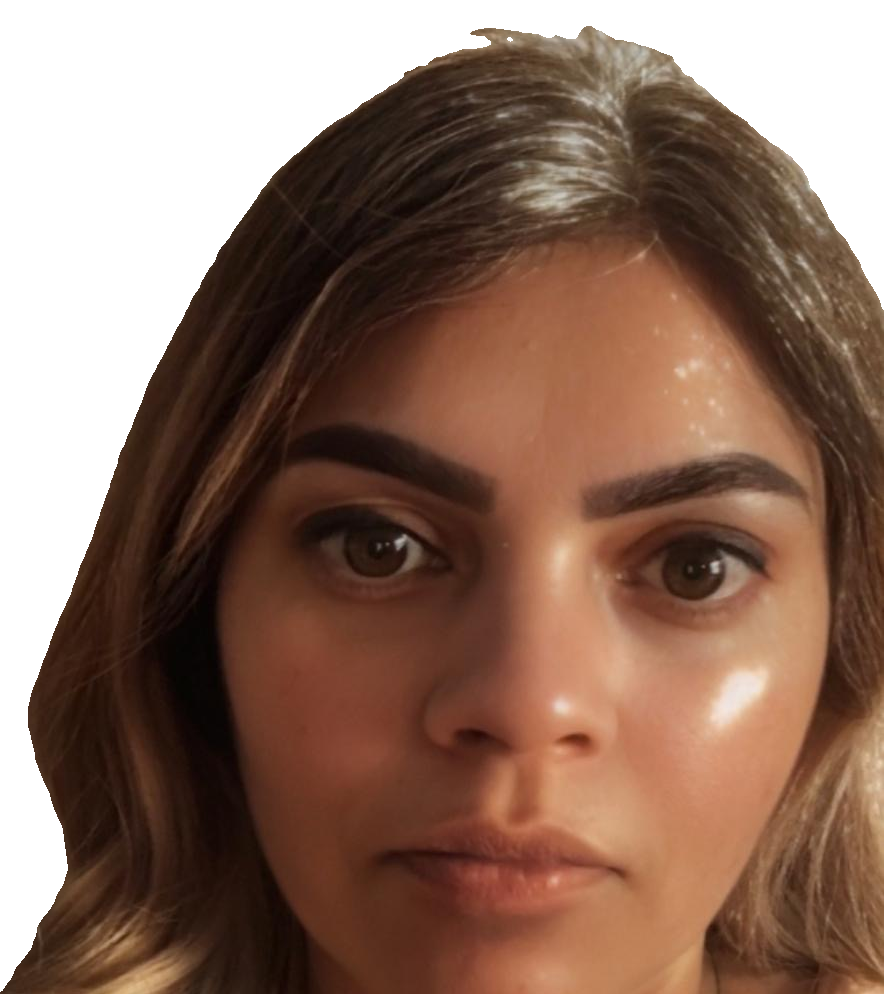
#> input picture Chatters_Videos/afia_rose_birthday/cutouts/afia3.png, 884 x 994 px, given in place of logo_dark.png, which was not available
$ python build.py cutouts/afia3.png
#> lines starting #> are read from the running program, lines starting #| are printed output that depends on the picture; pictures that were not available may be replaced by others from this repository, and a replacement may not be noted
### Chatters_Videos/lucky_birthday/build2.py
"""Festive Lucky birthday post: bunting, balloons, cake with flickering candles, round photo slot.
usage: python build2.py [--photo a.jpg:fx:fy ...] [--reel]   (fx, fy = face centre as 0-1 fractions;
no photo -> the cake fills the circle; several photos -> stills use the first, the reel cycles through them)"""
import argparse, math, random, subprocess, sys
from PIL import Image, ImageDraw, ImageFont, ImageFilter, ImageOps

D = sys.path[0] + "/"
TEAL, DTEAL, AQUA, INK, GREY, WHITE = (0, 131, 141), (0, 98, 106), (169, 219, 219), (19, 18, 19), (106, 108, 106), (255, 255, 255)
FLAME, FLAME_IN = (255, 166, 48), (255, 230, 140)  # candle flames only
F = lambda n, s: ImageFont.truetype(D + "fonts/" + n, s)
logo = Image.open(D + "logo_dark.png")
#> logo is the input picture: PIL image 884x994 RGBA; mean R, G, B, A 84.3, 54.6, 39.7, 198.9
SS = 3  # supersampling for sprites

def sprite(w, h, draw_fn):
    im = Image.new("RGBA", (w * SS, h * SS), (0, 0, 0, 0)); draw_fn(ImageDraw.Draw(im), SS)
    return im.resize((w, h), Image.LANCZOS)

def balloon_sprite(r, col):
    w, h = int(r * 1.8), int(r * 4.2)
    def fn(d, s):
        cx, cy, rx, ry = w * s / 2, r * 1.15 * s, r * 0.85 * s, r * 1.05 * s
        d.ellipse((cx - rx, cy - ry, cx + rx, cy + ry), fill=col)
        d.ellipse((cx - rx * 0.55, cy - ry * 0.7, cx - rx * 0.15, cy - ry * 0.15), fill=(255, 255, 255, 90))
        k = cy + ry
        d.polygon([(cx, k - 4 * s), (cx - 9 * s, k + 12 * s), (cx + 9 * s, k + 12 * s)], fill=col)
        pts = [(cx + 10 * s * math.sin(i / 6), k + 12 * s + i * 5 * s) for i in range(int(r * 0.4))]
        d.line(pts, fill=(120, 130, 130, 200), width=2 * s)
    return sprite(w, h, fn)

def cake_sprite(w):
    h = int(w * 0.95)
    def fn(d, s):
        W, Hh = w * s, h * s
        d.ellipse((W * 0.04, Hh * 0.86, W * 0.96, Hh * 0.99), fill=(225, 238, 238))            # plate
        def tier(x0, x1, y0, y1, body, drip):
            d.rounded_rectangle((x0, y0, x1, y1), radius=int(W * 0.03), fill=body)
            d.rectangle((x0, y0, x1, y0 + (y1 - y0) * 0.22), fill=drip)
            n = 9; step = (x1 - x0) / n
            for i in range(n):                                                                   # frosting drips
                dx = x0 + step * (i + 0.5); dl = (y1 - y0) * (0.28 + 0.18 * ((i * 7) % 3) / 2)
                d.rounded_rectangle((dx - step * 0.28, y0, dx + step * 0.28, y0 + dl), radius=int(step * 0.28), fill=drip)
            r = random.Random(int(x0))
            for _ in range(22):                                                                  # sprinkles
                sx, sy = r.uniform(x0 + 10 * s, x1 - 10 * s), r.uniform(y0 + (y1 - y0) * 0.55, y1 - 8 * s)
                d.rounded_rectangle((sx, sy, sx + 10 * s, sy + 4 * s), radius=2 * s, fill=r.choice([WHITE, AQUA, DTEAL]))
        tier(W * 0.12, W * 0.88, Hh * 0.56, Hh * 0.9, TEAL, WHITE)
        tier(W * 0.24, W * 0.76, Hh * 0.30, Hh * 0.58, AQUA, WHITE)
        for i, cx in enumerate((0.36, 0.5, 0.64)):                                              # candles
            x = W * cx; d.rounded_rectangle((x - 9 * s, Hh * 0.15, x + 9 * s, Hh * 0.31), radius=4 * s, fill=WHITE)
            for k in range(3):
                d.line((x - 9 * s, Hh * (0.18 + k * 0.045), x + 9 * s, Hh * (0.16 + k * 0.045)), fill=TEAL, width=4 * s)
    return sprite(w, h, fn), h

def flame_sprite(w):
    def fn(d, s):
        W = w * s; d.ellipse((W * 0.2, W * 0.15, W * 0.8, W * 1.35), fill=FLAME)
        d.polygon([(W * 0.5, 0), (W * 0.25, W * 0.6), (W * 0.75, W * 0.6)], fill=FLAME)
        d.ellipse((W * 0.36, W * 0.6, W * 0.64, W * 1.2), fill=FLAME_IN)
    return sprite(w, int(w * 1.4), fn).filter(ImageFilter.GaussianBlur(0.6))

def bunting(img, y, sag, t=0):
    d = ImageDraw.Draw(img, "RGBA"); w = img.width
    pts = [(x, y + sag * (1 - ((x - w / 2) / (w / 2)) ** 2)) for x in range(-20, w + 21, 10)]
    d.line(pts, fill=(90, 110, 110, 255), width=3)
    cols = [TEAL, AQUA, WHITE, DTEAL]
    for i, x in enumerate(range(10, w, 90)):
        yy = y + sag * (1 - ((x - w / 2) / (w / 2)) ** 2); sw = 3 * math.sin(t * 2 + i)
        d.polygon([(x - 34, yy), (x + 34, yy), (x + sw, yy + 78)], fill=cols[i % 4] + (255,), outline=(90, 110, 110, 255))

def confetti(w, h, n=80, seed=7):
    r = random.Random(seed)
    return [dict(x=r.uniform(0, w), y=r.uniform(0, h), s=r.uniform(8, 18), a=r.uniform(0, 6.3),
                 c=r.choice([TEAL, AQUA, DTEAL, FLAME_IN]), v=r.uniform(35, 80), round=r.random() < 0.4) for _ in range(n)]

def background(w, h):
    g = Image.linear_gradient("L").resize((w, h))
    top, bot = Image.new("RGB", (w, h), AQUA), Image.new("RGB", (w, h), WHITE)
    return Image.composite(bot, top, g.point(lambda v: min(255, int(v * 1.25)))).convert("RGBA")

def text_c(img, s, font, y, fill, a=1.0, shadow=False):
    if a <= 0: return
    lay = Image.new("RGBA", img.size); d = ImageDraw.Draw(lay)
    x = (img.width - d.textlength(s, font=font)) / 2
    if shadow:
        sh = Image.new("RGBA", img.size); ImageDraw.Draw(sh).text((x + 2, y + 4), s, font=font, fill=(255, 255, 255, int(220 * a)))
        img.alpha_composite(sh.filter(ImageFilter.GaussianBlur(5)))
    d.text((x, y), s, font=font, fill=fill + (int(255 * a),)); img.alpha_composite(lay)

# [7 lines left out: function photo_circle, not called in this run]

class Card:
    # [59 lines left out: functions __init__, render, not called in this run]

# [16 lines that do not run on import are left out]

### Chatters_Videos/afia_rose_birthday/build.py
"""Joint Afia + Rose birthday post: background-removed portraits on a studio backdrop inside two arch frames,
with the festive pieces from the Lucky post. Outputs feed 4:5, story 9:16 and a 16.5 s reel."""
import math, subprocess, sys
from PIL import Image, ImageDraw, ImageFilter
sys.path.insert(1, sys.path[0] + "/../lucky")
from build2 import (TEAL, DTEAL, AQUA, INK, GREY, WHITE, F, SS, sprite, balloon_sprite, cake_sprite, flame_sprite,
                    bunting, confetti, background, text_c, logo)

D = sys.path[0] + "/"
PEOPLE = [("Afia", ["afia1", "afia2"]), ("Rose", ["rose1", "rose3"])]  # (name, zoom) zooms a close selfie out

def studio(w, h):
    """Portrait-studio backdrop: soft light behind the head falling off to a deep teal-grey, fine canvas grain."""
    yy, xx = [Image.linear_gradient("L").resize((w, h)), Image.linear_gradient("L").rotate(90, expand=True).resize((w, h))]
    r = Image.radial_gradient("L").resize((int(w * 1.3), int(h * 1.25)))
    r = r.crop((int(w * 0.15), int(h * 0.2), int(w * 0.15) + w, int(h * 0.2) + h))  # light centred behind the head
    light, dark = Image.new("RGB", (w, h), (196, 212, 210)), Image.new("RGB", (w, h), (52, 78, 82))
    bg = Image.composite(dark, light, r.point(lambda v: min(255, int(v * 1.7))))
    noise = Image.effect_noise((w, h), 28).filter(ImageFilter.GaussianBlur(1.2)).convert("RGB")
    return Image.blend(bg, noise, 0.06).convert("RGBA")

def arch_mask(w, h):
    m = Image.new("L", (w * SS, h * SS)); d = ImageDraw.Draw(m)
    d.rounded_rectangle((0, 0, w * SS, h * SS), radius=w * SS // 2, fill=255)
    d.rectangle((0, h * SS // 2, w * SS, h * SS), fill=255)
    return m.resize((w, h), Image.LANCZOS)

def portrait(name, w, h, zoom=1.0):
    """Cutout scaled to fill the frame width, bottom-anchored; whatever runs past the top is clipped by the arch."""
    cut = Image.open(D + f"cut/{name}.png")
    s = max(w * 1.02 / cut.width, h * 0.82 / cut.height) * zoom
    if zoom < 1:  # zoomed-out selfie: oval soft-edge vignette hides where the photo itself cut the hair and body off
        a = cut.getchannel("A"); fade = Image.new("L", cut.size, 0)
        ImageDraw.Draw(fade).ellipse((cut.width * 0.08, -cut.height * 0.1, cut.width * 0.92, cut.height * 0.94), fill=255)
        fade = fade.filter(ImageFilter.GaussianBlur(cut.width * 0.06))
        cut.putalpha(Image.composite(a, Image.new("L", a.size, 0), fade))
    cut = cut.resize((int(cut.width * s), int(cut.height * s)), Image.LANCZOS)
    img = studio(w, h)
    shadow = Image.new("RGBA", (w, h)); a = cut.getchannel("A").filter(ImageFilter.GaussianBlur(14))
    sh = Image.new("RGBA", cut.size, (20, 35, 38, 0)); sh.putalpha(a.point(lambda v: int(v * 0.45)))
    x, y = (w - cut.width) // 2, (h - cut.height if zoom >= 1 else int(h * 0.12))  # zoomed: head at the same height as the others
    shadow.alpha_composite(sh, (x + 10, y + 6)); img.alpha_composite(shadow); img.alpha_composite(cut, (x, y))
    return img

class Card:
    def __init__(self, w, h):
        self.w, self.h = w, h; tall = h > 1500
        self.L = (dict(bunt=110, script=270, name=380, fw=460, fh=640, fy=640, label=1300, msg=1395, sign=1470, logo=1610) if tall else
                  dict(bunt=30, script=110, name=200, fw=400, fh=540, fy=410, label=965, msg=1040, sign=1105, logo=1215))
        L = self.L; self.gap = 50
        self.mask = arch_mask(L["fw"], L["fh"])
        self.frames = [[portrait(*((n, L["fw"], L["fh"]) if isinstance(n, str) else (n[0], L["fw"], L["fh"], n[1]))) for n in names] for _, names in PEOPLE]
        ring = L["fw"] + 24
        self.border = sprite(ring, L["fh"] + 24, lambda d, s: d.rounded_rectangle(
            (0, 0, ring * s, (L["fh"] + 24) * s), radius=ring * s // 2, fill=TEAL))
        self.bg = background(w, h)
        self.cake, self.cake_h = cake_sprite(250); self.cw = 250; self.flame = flame_sprite(18)
        self.balloons = [(balloon_sprite(r, c), x, y, ph) for r, c, x, y, ph in
                         ([(56, TEAL, 0.06, 0.20, 0.0), (56, AQUA, 0.94, 0.20, 0.7),
                           (46, AQUA, 0.09, 0.84, 1.3), (46, DTEAL, 0.91, 0.84, 2.6)] if tall else [(40, TEAL, 0.05, 0.16, 0.0), (40, AQUA, 0.95, 0.16, 0.7)])]
        self.conf = confetti(w, h, 70, seed=11)
        k = 1.0 if tall else 0.85
        self.f_script, self.f_name = F("GreatVibes.ttf", int(140 * k)), F("Playfair.ttf", int(150 * k))
        self.f_label, self.f_body, self.f_sign = F("Playfair.ttf", int(64 * k)), F("Montserrat.ttf", int(42 * k)), F("GreatVibes.ttf", int(84 * k))

    def render(self, t=None):
        L, w, h = self.L, self.w, self.h; tt = 0 if t is None else t
        fa = lambda t0: 1.0 if t is None else max(0, min(1, (t - t0) / 0.6))
        img = self.bg.copy(); d = ImageDraw.Draw(img, "RGBA")
        for p in self.conf:
            y = (p["y"] + p["v"] * tt) % (h + 40) - 20; x = p["x"] + 10 * math.sin(tt * 1.2 + p["a"])
            if L["script"] - 30 < y < L["logo"] + 130 and 120 < x < w - 120: continue
            s = p["s"]
            if p["round"]: d.ellipse((x - s / 2, y - s / 2, x + s / 2, y + s / 2), fill=p["c"] + (220,))
            else: d.rounded_rectangle((x - s / 2, y - s / 5, x + s / 2, y + s / 5), radius=2, fill=p["c"] + (220,))
        bunting(img, L["bunt"], 55, tt)
        for spr, fx, fy, ph in self.balloons:
            img.alpha_composite(spr, (int(fx * w - spr.width / 2), int(fy * h - spr.height / 2 + 12 * math.sin(tt * 1.1 + ph))))
        x0 = (w - 2 * L["fw"] - self.gap) // 2
        for i, ((label, _), pics) in enumerate(zip(PEOPLE, self.frames)):
            fx = x0 + i * (L["fw"] + self.gap)
            hold, xf = 3.6, 0.5; j = int((tt + i * 1.8) // hold) % len(pics); pic = pics[j]
            if t is not None and len(pics) > 1 and (tt + i * 1.8) % hold > hold - xf:
                pic = Image.blend(pic, pics[(j + 1) % len(pics)], ((tt + i * 1.8) % hold - (hold - xf)) / xf)
            img.alpha_composite(self.border, (fx - 12, L["fy"] - 12))
            framed = Image.new("RGBA", pic.size); framed.paste(pic, (0, 0), self.mask)
            img.alpha_composite(framed, (fx, L["fy"]))
            lay = Image.new("RGBA", img.size); ld = ImageDraw.Draw(lay)
            ld.text((fx + (L["fw"] - ld.textlength(label, font=self.f_label)) / 2, L["label"]), label, font=self.f_label,
                    fill=INK + (int(255 * fa(1.4 + i * 0.3)),)); img.alpha_composite(lay)
        cx, cy = w // 2, L["fy"] + L["fh"] - self.cake_h // 2 + 30                                # cake between the frames
        cx0, cy0 = cx - self.cw // 2, cy - self.cake_h // 2
        img.alpha_composite(self.cake, (cx0, cy0))
        for i, fx in enumerate((0.36, 0.5, 0.64)):
            sc = 1 + 0.12 * math.sin(tt * 11 + i * 2.1) + 0.06 * math.sin(tt * 23 + i)
            fl = self.flame.resize((self.flame.width, max(2, int(self.flame.height * sc))))
            img.alpha_composite(fl, (int(cx0 + self.cw * fx - fl.width / 2), int(cy0 + self.cake_h * 0.155 - fl.height)))
        text_c(img, "Happy birthday", self.f_script, L["script"], TEAL, fa(0.3), shadow=True)
        text_c(img, "Afia & Rose", self.f_name, L["name"], INK, fa(0.8), shadow=True)
        text_c(img, "Wishing you both a wonderful year ahead!", self.f_body, L["msg"], GREY, fa(2.2))
        text_c(img, "Love, your Chatters family", self.f_sign, L["sign"], TEAL, fa(3.0))
        lg = logo.copy(); lg.putalpha(lg.getchannel("A").point(lambda v: int(v * fa(3.6))))
        img.alpha_composite(lg, ((w - lg.width) // 2, L["logo"]))
        return img.convert("RGB")

if __name__ == "__main__":
    Card(1080, 1350).render().save(D + "CHATTERS_AFIA_ROSE_birthday_feed_4x5.jpg", quality=95)
#> in arch_mask, `m = Image.new('L', (w * SS, h * SS))`: m: PIL image 1200x1620 L; every value is 0
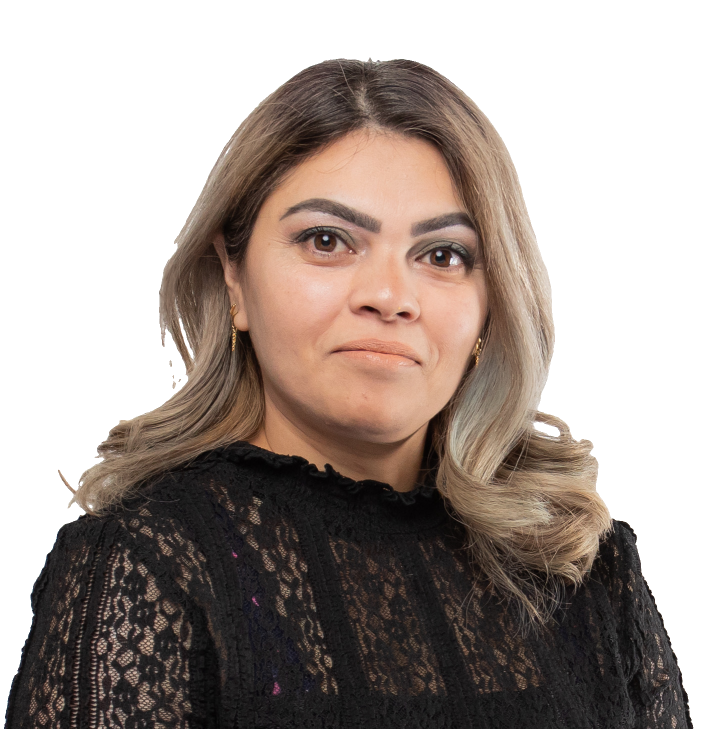
#> input picture Chatters_Videos/afia_rose_birthday/cutouts/afia1.png, 1430 x 1457 px, found by its file name (shown at 1/2 size)
#> in portrait, cut is the input picture: PIL image 1430x1457 RGBA; mean R, G, B, A 57.5, 46.4, 40.6, 146
#> in portrait, `shadow = Image.new('RGBA', (w, h))`: shadow: PIL image 400x540 RGBA; every value is 0
#> call 2 of portrait, with name = 'afia2', w = 400, h = 540, zoom = 1
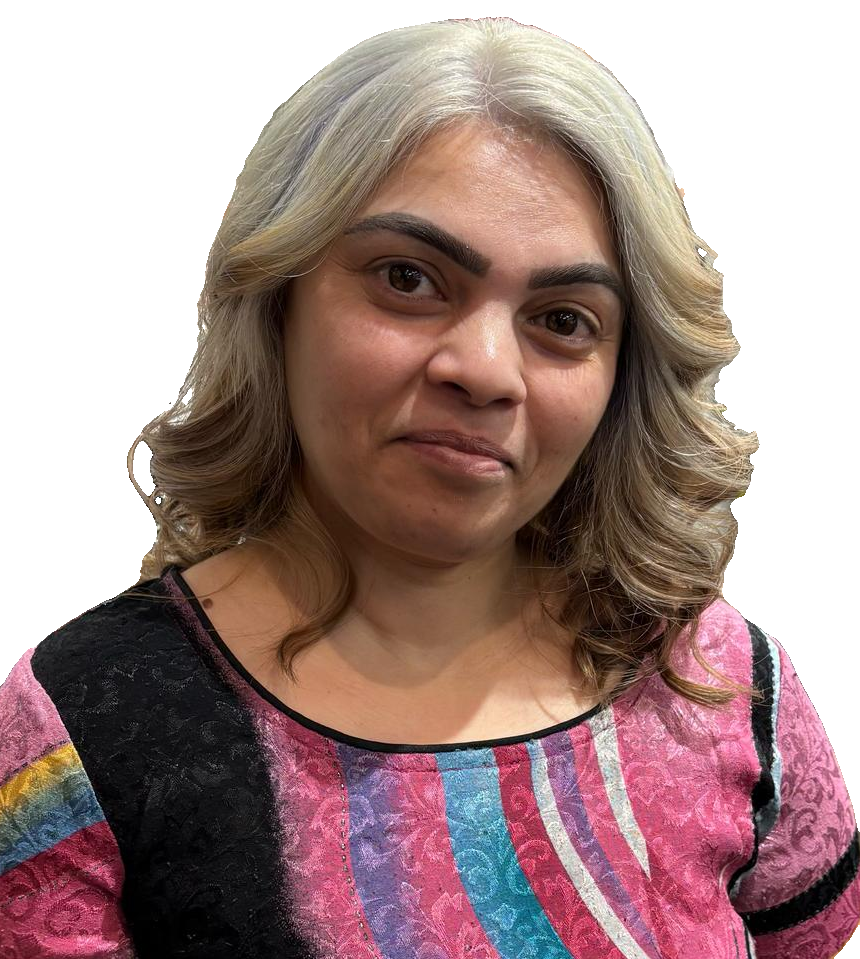
#> input picture Chatters_Videos/afia_rose_birthday/cutouts/afia2.png, 860 x 959 px, found by its file name
#> in portrait, cut is the input picture: PIL image 860x959 RGBA; mean R, G, B, A 88.6, 63.6, 61, 177.8
#> call 3 of portrait, with name = 'rose1', w = 400, h = 540, zoom = 1
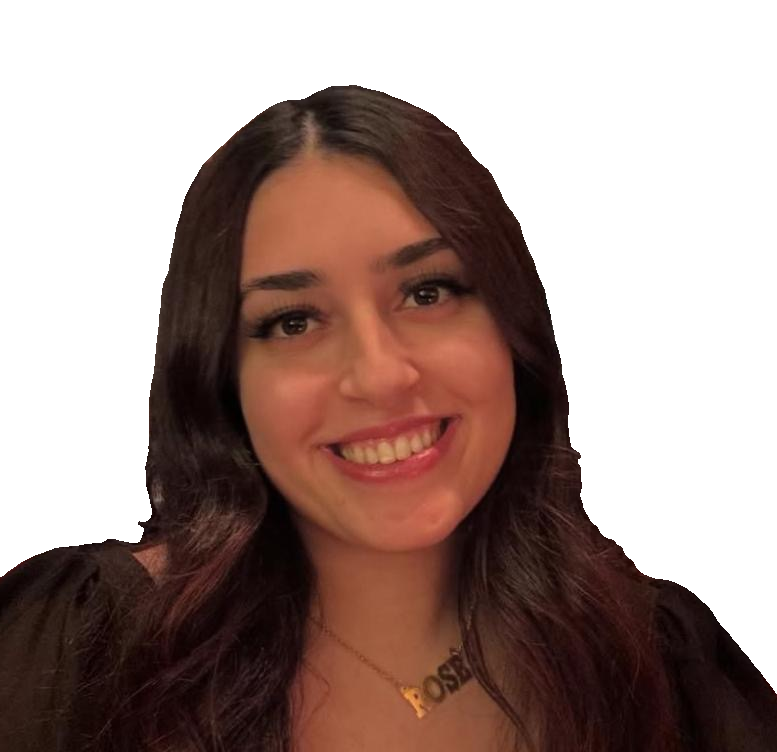
#> input picture Chatters_Videos/afia_rose_birthday/cutouts/rose1.png, 777 x 752 px, found by its file name
#> in portrait, cut is the input picture: PIL image 777x752 RGBA; mean R, G, B, A 44.9, 24.5, 19, 137
#> in portrait (call 3), `sh.putalpha(a.point(lambda v: int(v * 0.45)))`:
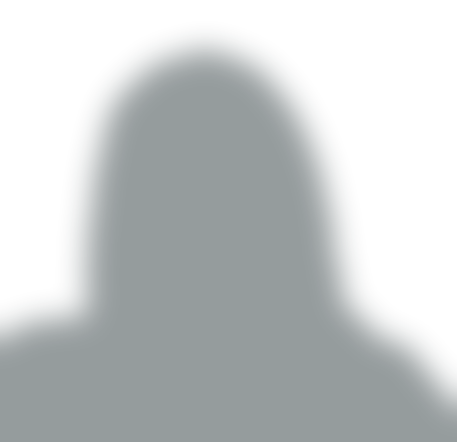
#> sh: PIL image 457x442 RGBA; mean R, G, B, A 20, 35, 38, 61.2; transparent parts drawn white
#> in portrait (call 3), `shadow.alpha_composite(sh, (x + 10, y + 6))`:
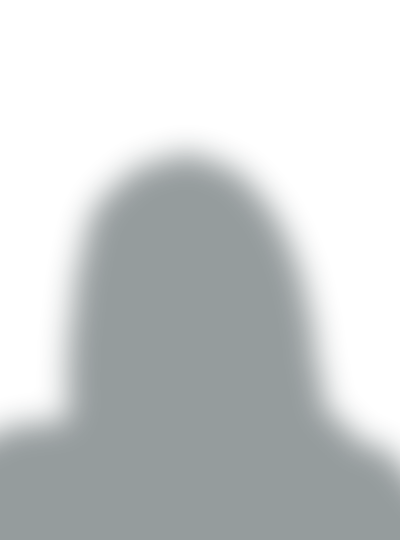
#> shadow: PIL image 400x540 RGBA; mean R, G, B, A 11.7, 20.5, 22.3, 53.6; transparent parts drawn white
#> in portrait (call 3), `img.alpha_composite(cut, (x, y))`:
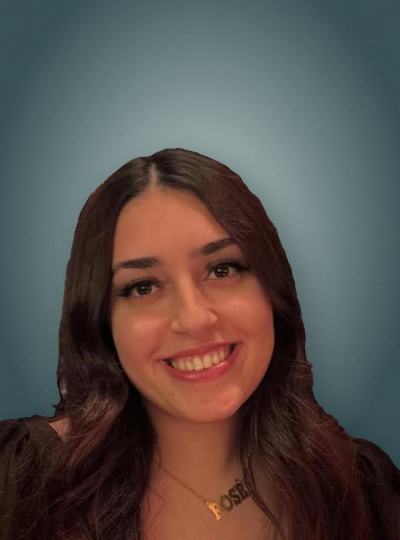
#> img: PIL image 400x540 RGBA; mean R, G, B, A 87.4, 80.1, 76.3, 255
#> in __init__, `self.frames = [[portrait(*((n, L["fw"], L["fh"]) if isinstance(n, str)..`: self.frames = 2 items
#> in sprite, `im = Image.new('RGBA', (w * SS, h * SS), (0, 0, 0, 0))`: im: PIL image 1272x1692 RGBA; every value is 0
#> in sprite, `return im.resize((w, h), Image.LANCZOS)`:
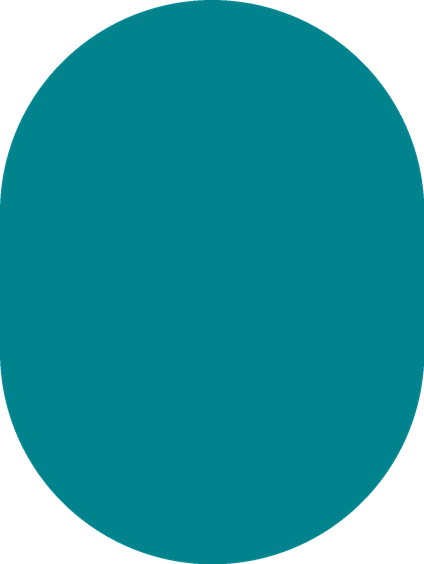
#> returned value: PIL image 424x564 RGBA; mean R, G, B, A 0, 111.1, 119.5, 214.1; transparent parts drawn white
#> in __init__, `self.cake, self.cake_h = cake_sprite(250)`: self.cake_h = 237
#> in __init__, `self.balloons = [(balloon_sprite(r, c), x, y, ph) for r, c, x, y, ph i..`: self.balloons = 2 items
#> the loop in render, `for spr, fx, fy, ph in self.balloons:` made 2 passes
#> (fx, fy, ph) on passes 1 to 2: (0.05, 0.16, 0), (0.95, 0.16, 0.7)
#> the loop in render, `for i, ((label, _), pics) in enumerate(zip(PEOPLE, self.frames)):` made 2 passes
#> (label, fx, hold, xf, j) on passes 1 to 2: ('Afia', 115, 3.6, 0.5, 0), ('Rose', 565, 3.6, 0.5, 0)
#> in render, `cx, cy = w // 2, L["fy"] + L["fh"] - self.cake_h // 2 + 30`: cx = 540; cy = 862
#> in render, `cx0, cy0 = cx - self.cw // 2, cy - self.cake_h // 2`: cx0 = 415; cy0 = 744
#> the loop in render, `for i, fx in enumerate((0.36, 0.5, 0.64)):` made 3 passes
#> sc on passes 1 to 3: 1, 1.15, 0.95
#> in text_c, `x = (img.width - d.textlength(s, font=font)) / 2`: x = 79.91
    story = Card(1080, 1920); story.render().save(D + "CHATTERS_AFIA_ROSE_birthday_story_9x16.jpg", quality=95)
#> the loop in render (call 2), `for p in self.conf:` made 70 passes
#> (y, x) on passes 1 to 12: (1054.8, 490.6), (1502.5, 689.7), (1123.2, 688), (48.45, 62.28), (428.6, 211.2), (1891.7, 1067.8), (1061.2, 38.41), (-18.95, 909.9), (1067.2, 444.4), (1435.4, 1051.2), (1289.6, 525.1), (1880.9, 419)
#> the loop in bunting (call 2), `for i, x in enumerate(range(10, w, 90)):` made 12 passes
#> sw on passes 1 to 12: 0, 2.52, 2.73, 0.423, -2.27, -2.88, -0.838, 1.97, 2.97, 1.24, -1.63, -3
#> the loop in render (call 2), `for spr, fx, fy, ph in self.balloons:` made 4 passes
#> (fx, fy, ph) on passes 1 to 4: (0.06, 0.2, 0), (0.94, 0.2, 0.7), (0.09, 0.84, 1.3), (0.91, 0.84, 2.6)
#> the loop in render (call 2), `for i, ((label, _), pics) in enumerate(zip(PEOPLE, self.frames)):` made 2 passes
#> (label, fx, hold, xf, j) on passes 1 to 2: ('Afia', 55, 3.6, 0.5, 0), ('Rose', 565, 3.6, 0.5, 0)
#> the loop in render (call 2), `for i, fx in enumerate((0.36, 0.5, 0.64)):` made 3 passes
    if "--reel" in sys.argv:
        FPS, DUR = 30, 16.5
        ff = subprocess.Popen(["ffmpeg", "-y", "-loglevel", "error", "-f", "rawvideo", "-pix_fmt", "rgb24", "-s", "1080x1920", "-r", str(FPS),
                               "-i", "-", "-i", D + "../lucky/hb.wav", "-af", "apad,atrim=0:16.5,afade=t=out:st=15.5:d=1.0,loudnorm=I=-14:TP=-1.5:LRA=11",
                               "-c:v", "libx264", "-preset", "slow", "-crf", "17", "-pix_fmt", "yuv420p", "-c:a", "aac", "-b:a", "320k",
                               "-ar", "48000", "-shortest", "-movflags", "+faststart", D + "CHATTERS_AFIA_ROSE_birthday_reel.mp4"], stdin=subprocess.PIPE)
        for n in range(int(DUR * FPS)):
            ff.stdin.write(story.render(n / FPS).tobytes())
        ff.stdin.close(); ff.wait()
